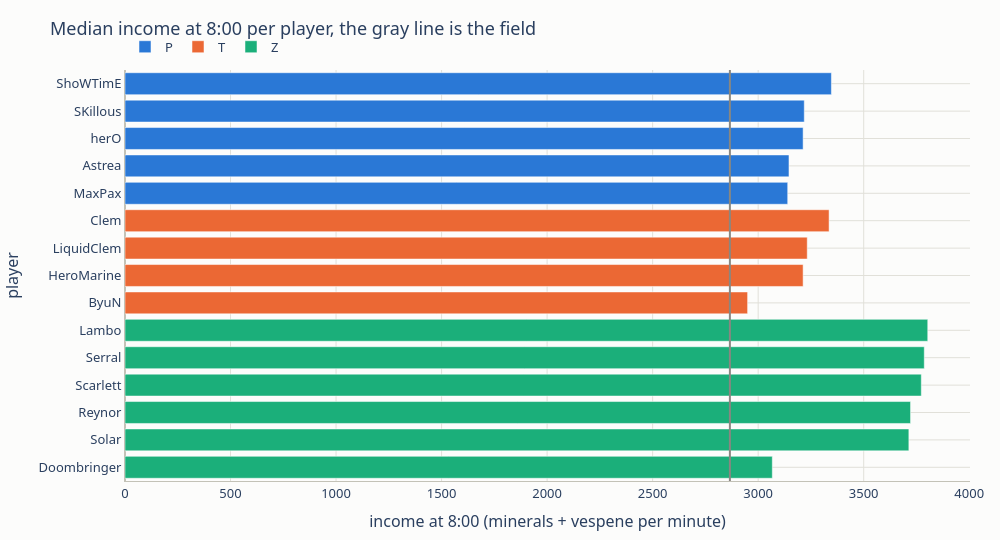

The notebook cell this image was saved under:
### Code cell
fig = px.bar(
    economy, x="median_income", y="player", orientation="h", color="main_race", color_discrete_map=viz.RACE_COLORS,
    category_orders={"main_race": ["P", "T", "Z"]}, hover_data=["median_workers", "games_at_8"],
    title="Median income at 8:00 per player, the gray line is the field", labels={"median_income": "income at 8:00 (minerals + vespene per minute)", "main_race": "race"},
    height=max(400, 26 * economy.height + 150),
)
fig.add_vline(x=field["field_income"][0], line_color="#898781", line_width=2)
fig.update_yaxes(autorange="reversed")
viz.show(fig, "level_4_income_at_8")

### Figure 1 — Plotly figure (JSON) as saved in the notebook; plotly's stock layout.template omitted (floating-point values rounded to 4 significant figures)
{"data": [{"customdata": [[65.0, 604.0], [62.0, 364.0], [61.0, 400.0], [61.0, 499.0], [60.0, 384.0]], "hovertemplate": "race=P<br>income at 8:00 (minerals + vespene per minute)=%{x}<br>player=%{y}<br>median_workers=%{customdata[0]}<br>games_at_8=%{customdata[1]}<extra></extra>", "legendgroup": "P", "marker": {"color": "#2a78d6", "pattern": {"shape": ""}}, "name": "P", "orientation": "h", "showlegend": true, "textposition": "auto", "type": "bar", "x": [3347.0, 3218.0, 3213.0, 3146.0, 3140.0], "xaxis": "x", "y": ["ShoWTimE", "SKillous", "herO", "Astrea", "MaxPax"], "yaxis": "y"}, {"customdata": [[61.0, 401.0], [60.0, 540.0], [62.0, 627.0], [57.0, 579.0]], "hovertemplate": "race=T<br>income at 8:00 (minerals + vespene per minute)=%{x}<br>player=%{y}<br>median_workers=%{customdata[0]}<br>games_at_8=%{customdata[1]}<extra></extra>", "legendgroup": "T", "marker": {"color": "#eb6834", "pattern": {"shape": ""}}, "name": "T", "orientation": "h", "showlegend": true, "textposition": "auto", "type": "bar", "x": [3336.0, 3232.0, 3213.0, 2950.0], "xaxis": "x", "y": ["Clem", "LiquidClem", "HeroMarine", "ByuN"], "yaxis": "y"}, {"customdata": [[72.0, 546.0], [71.0, 764.0], [71.0, 427.0], [70.0, 812.0], [70.0, 464.0], [58.0, 2537.0]], "hovertemplate": "race=Z<br>income at 8:00 (minerals + vespene per minute)=%{x}<br>player=%{y}<br>median_workers=%{customdata[0]}<br>games_at_8=%{customdata[1]}<extra></extra>", "legendgroup": "Z", "marker": {"color": "#1baf7a", "pattern": {"shape": ""}}, "name": "Z", "orientation": "h", "showlegend": true, "textposition": "auto", "type": "bar", "x": [3804.0, 3787.0, 3773.0, 3722.0, 3714.0, 3067.0], "xaxis": "x", "y": ["Lambo", "Serral", "Scarlett", "Reynor", "Solar", "Doombringer"], "yaxis": "y"}], "layout": {"barmode": "relative", "font": {"family": "system-ui, -apple-system, Segoe UI, sans-serif", "size": 13}, "height": 540, "legend": {"orientation": "h", "title": {}, "tracegroupgap": 0, "x": 0, "xanchor": "left", "y": 1.02, "yanchor": "bottom"}, "margin": {"b": 50, "l": 60, "r": 30, "t": 70}, "paper_bgcolor": "#fcfcfb", "plot_bgcolor": "#fcfcfb", "shapes": [{"line": {"color": "#898781", "width": 2}, "type": "line", "x0": 2866.0, "x1": 2866.0, "xref": "x", "y0": 0, "y1": 1, "yref": "y domain"}], "title": {"text": "Median income at 8:00 per player, the gray line is the field"}, "width": 1000, "xaxis": {"anchor": "y", "domain": [0.0, 1.0], "gridcolor": "#e1e0d9", "linecolor": "#c3c2b7", "title": {"text": "income at 8:00 (minerals + vespene per minute)"}, "zerolinecolor": "#c3c2b7"}, "yaxis": {"anchor": "x", "autorange": "reversed", "domain": [0.0, 1.0], "gridcolor": "#e1e0d9", "linecolor": "#c3c2b7", "title": {"text": "player"}, "zerolinecolor": "#c3c2b7"}}}
